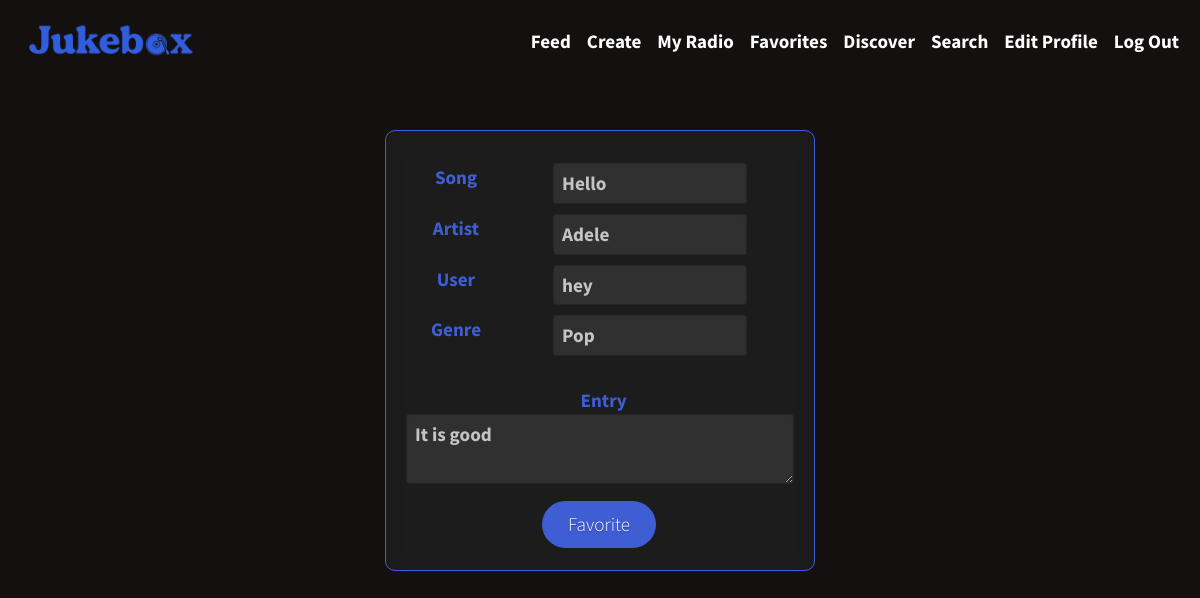
/entryfull8 (signed in), run on the app's committed database.
### tables this page shows
CREATE TABLE songs (
song_id INTEGER NOT NULL,
song_name varchar(40) NOT NULL,
artist_id INTEGER NOT NULL,
genre varchar(40) NOT NULL,
PRIMARY KEY(song_id),
FOREIGN KEY(artist_id) REFERENCES artists(artist_id)
);

CREATE TABLE artists (
artist_id INTEGER NOT NULL, 
artist_name varchar(40) NOT NULL,
PRIMARY KEY(artist_id)
);

CREATE TABLE users ( 
user_id INTEGER NOT NULL,  
username TEXT NOT NULL,
hash TEXT NOT NULL, 
PRIMARY KEY(user_id)
);

CREATE TABLE entries (
id INTEGER NOT NULL,
user_id INTEGER NOT NULL,
time DATETIME,
input TEXT NOT NULL,
privacy INTEGER NOT NULL,
song_id INTEGER NOT NULL,
PRIMARY KEY (id)
FOREIGN KEY(user_id) REFERENCES users(user_id)
FOREIGN KEY(song_id) REFERENCES songs(song_id)
);

### app.py (the view)
@app.route("/entryfull<int:entry_id>", methods=["GET"])
@login_required
def entryfull(entry_id):
    if request.method == "GET":
        entries = db.execute("SELECT * FROM entries JOIN songs ON entries.song_id = songs.song_id JOIN artists ON songs.artist_id = artists.artist_id JOIN users ON entries.user_id = users.user_id WHERE entries.id = ? ORDER BY time DESC", entry_id)
        return render_template("entryfull.html", entries=entries)

### app.py (called while the page is built)
@app.after_request
def after_request(response):
    response.headers["Cache-Control"] = "no-cache, no-store, must-revalidate"
    response.headers["Expires"] = 0
    response.headers["Pragma"] = "no-cache"
    return response

### helpers.py (called while the page is built)
def login_required(f):
    @wraps(f)
    def decorated_function(*args, **kwargs):
        if session.get("user_id") is None:
            return redirect("/login")
        return f(*args, **kwargs)
    return decorated_function

### templates/entryfull.html (shortened to what this page needs)
{% extends "layout.html" %}
{% block main %}
    <main class="container py-5 text-center">
                <div class="form-style-3">
                    <fieldset><legend></legend>
                        <label for="field1"><span>Song</span><input type="text" class="input-field" value="{{ entries[0]['song_name'] }}" readonly/></label>
                        <label for="field2"><span>Artist</span><input type="text" class="input-field" value="{{ entries[0]['artist_name'] }}" readonly/></label>
                        <label for="field3"><span>User</span><input type="text" class="input-field" value="{{ entries[0]['username'] }}" readonly/></label>
                        <label for="field4"><span>Genre</span><input type="text" class="input-field" value="{{ entries[0]['genre'] }}" readonly/></label>
                        <label for="field6"><span id="entrylabel">Entry</span><textarea class="textarea-field" id="inputdisplay" readonly>{{ entries[0]['input'] }}</textarea></label>
                        <a href="{{ url_for('favorited', entry_id = entries[0]['id']) }}" class="button4" style="background-color:#3f5ed4">Favorite</a>
                    </fieldset>
                </div>
    </main>
{% endblock %}

### static/styles.css (style rules this page uses)
#background { background-color: #141010; }
a { text-decoration: none; color: #c4c4c4; }
#inputdisplay { width: 100%; height: 100%; }
body, div, table, main { color: #ededed !important; font-family: 'Source Sans Pro', sans-serif; }
#entrylabel { text-align: center; padding-left: 45%; padding-top: 5%; }
#inputdisplay { height: 100%; }
.form-style-3 { max-width: 450px; font-family: 'Source Sans Pro', sans-serif; text-align: center; display: block; position: absolute; left: 0%; top: 15%; right: 0%; font-size: larger; padding: 10px; font-weight: bold; margin: auto; }
.form-style-3 label { display:block; margin-bottom: 10px; }
.form-style-3 label > span { float: left; font-family: 'Source Sans Pro', sans-serif; width: 100px; color: #3f5ed4; font-weight: bold; font-size: 19px; }
.form-style-3 fieldset { border-radius: 10px; -webkit-border-radius: 10px; -moz-border-radius: 10px; margin: 0px 0px 10px 0px; border: 1px solid #3f5ed4; padding: 20px; background: #1c1c1c; box-shadow: inset 0px 0px 15px #1c1c1c; -moz-box-shadow: inset 0px 0px 15px #1c1c1c; -webkit-box-shadow: inset 0px 0px 15px #1c1c1c; }
.form-style-3 fieldset legend { color: #FFA0C9; border-top: 1px solid #1c1c1c; border-left: 1px solid #1c1c1c; border-right: 1px solid #1c1c1c; border-radius: 5px 5px 0px 0px; -webkit-border-radius: 5px 5px 0px 0px; -moz-border-radius: 5px 5px 0px 0px; background: #1c1c1c; padding: 0px 8px 3px 8px; box-shadow: -0px -1px 2px #1c1c1c; -moz-box-shadow:-0px -1px 2px #1c1c1c; -webkit-box-shadow:-0px -1px 2px #1c1c1c; font-weight: normal; font-size: 10px; }
.form-style-3 textarea { width:350px; height:100px; }
.form-style-3 input[type=text], .form-style-3 input[type=date], .form-style-3 input[type=datetime], .form-style-3 input[type=number], .form-style-3 input[type=search], .form-style-3 input[type=time], .form-style-3 input[type=url], .form-style-3 input[type=email], .form-style-3 select, .form-style-3 textarea { border-radius: 3px; -webkit-border-radius: 3px; -moz-border-radius: 3px; border: 1px solid #262626; outline: none; color: #c4c4c4; font-family: 'Source Sans Pro', sans-serif; font-weight: bold; padding: 5px 8px 5px 8px; box-shadow: inset 1px 1px 4px #303030; -moz-box-shadow: inset 1px 1px 4px #303030; -webkit-box-shadow: inset 1px 1px 4px #303030; background: #303030; width:50%; }
a.button4 { display:inline-block; padding:0.3em 1.2em; margin:0 0.1em 0.1em 0; border:0.16em solid rgba(255,255,255,0); border-radius:2em; box-sizing: border-box; text-decoration:none; font-family: 'Source Sans Pro', sans-serif; font-weight:300; color:#FFFFFF; text-shadow: 0 0.04em 0.04em rgba(0,0,0,0.35); text-align:center; transition: all 0.2s; }

### data on the page
songs: song_name "Hello", genre "Pop"
artists: artist_name "Adele"
users: username "hey"
entries: input "It is good"
